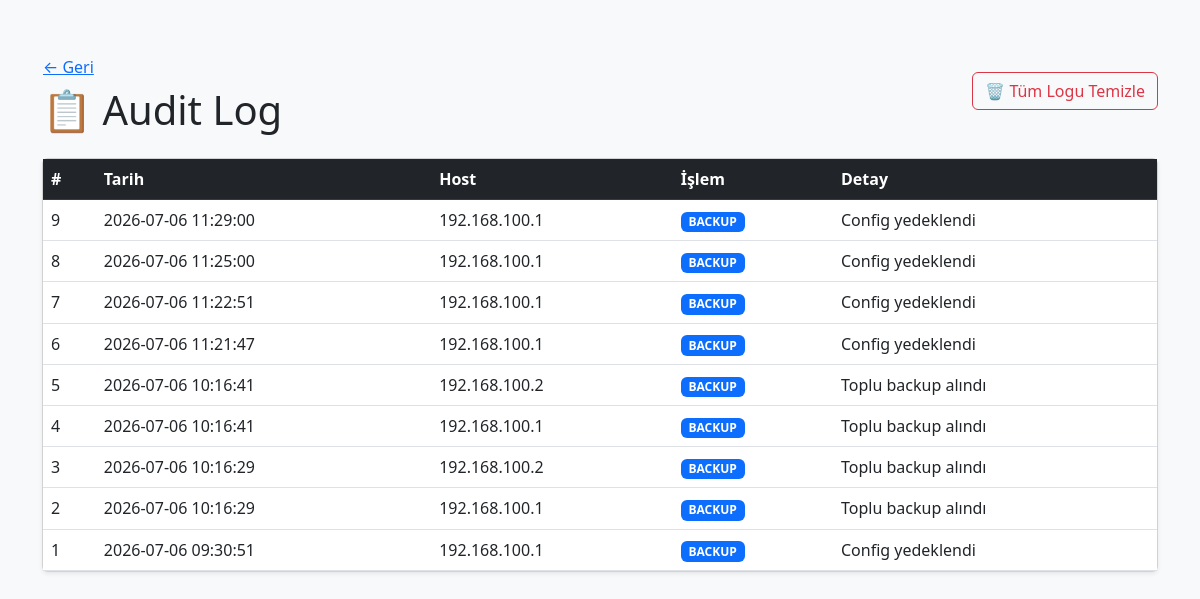
/audit (signed in), run on an earlier commit of the app's database.
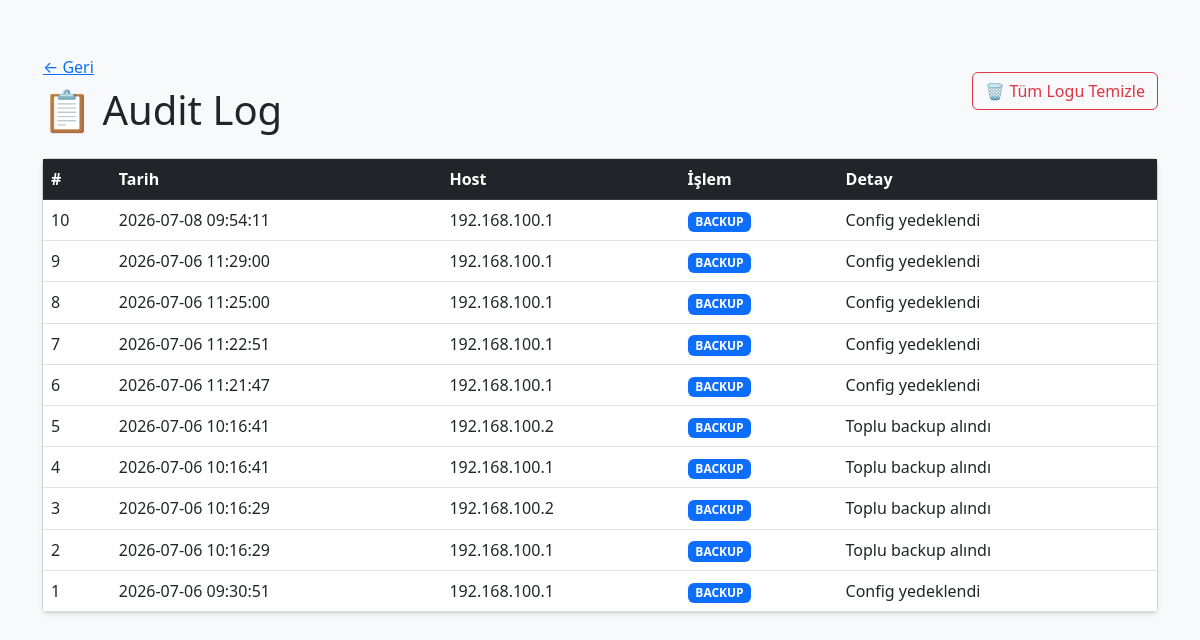
And on a later commit of the database.
### tables this page shows
CREATE TABLE audit_log (
        id INTEGER PRIMARY KEY AUTOINCREMENT,
        tarih TEXT,
        host TEXT,
        islem TEXT,
        detay TEXT,
        user_id INTEGER
    );

### app.py (the view)
@app.route('/audit')
@login_required
def audit():
    logs = log_listele(current_user.id)
    return render_template('audit.html', logs=logs)

### app.py (called while the page is built)
@login_manager.user_loader
def load_user(user_id):
    import sqlite3
    conn = sqlite3.connect("audit.db")
    c = conn.cursor()
    c.execute("SELECT * FROM users WHERE id = ?", (user_id,))
    user = c.fetchone()
    conn.close()
    if user:
        return User(user[0], user[1])
    return None

### database.py (called while the page is built)
def log_listele(user_id=None):
    conn = sqlite3.connect(DB_FILE)
    c = conn.cursor()
    if user_id:
        c.execute("SELECT * FROM audit_log WHERE user_id = ? ORDER BY id DESC", (user_id,))
    else:
        c.execute("SELECT * FROM audit_log ORDER BY id DESC")
    rows = c.fetchall()
    conn.close()
    return rows

### templates/audit.html (shortened to what this page needs)
<!DOCTYPE html>
<html lang="tr">
<head>
    <link href="https://cdn.jsdelivr.net/npm/bootstrap@5.3.0/dist/css/bootstrap.min.css" rel="stylesheet">
</head>
<body class="bg-light">
    <div class="container py-5">
        <div class="d-flex justify-content-between align-items-center mb-4">
            <div>
                <a href="/" class="btn btn-link ps-0">← Geri</a>
                <h1 class="mb-0">📋 Audit Log</h1>
            </div>
            {% if logs %}
            <button class="btn btn-outline-danger"
                onclick="temizleOnay()">🗑 Tüm Logu Temizle</button>
            {% endif %}
        </div>
        <div class="card shadow-sm">
            <div class="card-body p-0">
                <table class="table table-hover mb-0">
                    <thead class="table-dark">
                        <tr>
                            <th>#</th>
                            <th>Tarih</th>
                            <th>Host</th>
                            <th>İşlem</th>
                            <th>Detay</th>
                        </tr>
                    </thead>
                    <tbody>
                        {% for log in logs %}
                        <tr>
                            <td>{{ log[0] }}</td>
                            <td>{{ log[1] }}</td>
                            <td>{{ log[2] }}</td>
                            <td>
                                {% if log[3] == "BACKUP" %}
                                    <span class="badge bg-primary">{{ log[3] }}</span>
                                {% elif log[3] == "CONFIG DIFF" %}
                                    <span class="badge bg-warning text-dark">{{ log[3] }}</span>
                                {% else %}
                                    <span class="badge bg-secondary">{{ log[3] }}</span>
                                {% endif %}
                            </td>
                            <td>{{ log[4] }}</td>
                        </tr>
                        {% else %}
                        <tr><td colspan="5" class="text-center text-muted py-4">Henüz kayıt yok</td></tr>
                        {% endfor %}
                    </tbody>
                </table>
            </div>
        </div>
    </div>
</body>
</html>

What changed in the data, as far as the page shows it:
added audit_log: id "10", tarih "2026-07-08 09:54:11", host "192.168.100.1", islem "BACKUP", detay "Config yedeklendi"
